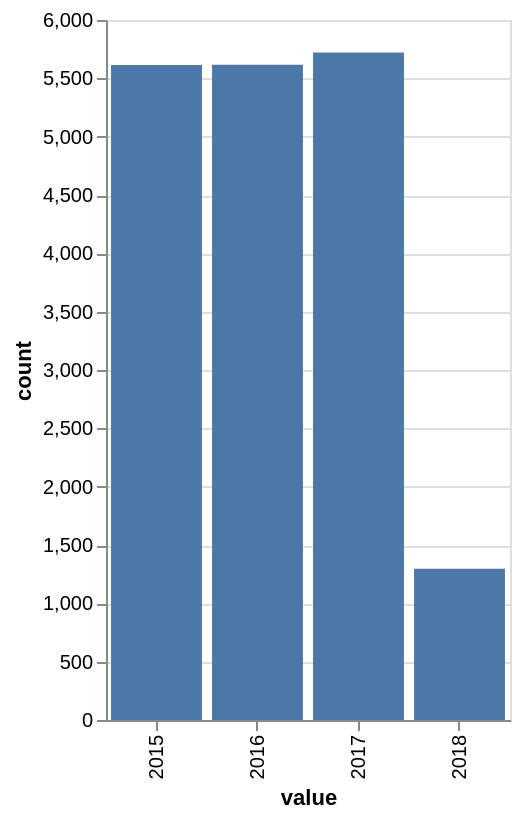

Here is the Vega-Lite specification saved for this chart:
### Vega-Lite specification from a JSON file in a GitHub repository (floating-point values rounded to 4 significant figures)
{"$schema": "https://vega.github.io/schema/vega-lite/v5.json", "autosize": "fit", "config": {"view": {"continuousHeight": 300, "continuousWidth": 400}}, "data": {"name": "data-25a2e6730552c2567e386b6bd72d616a"}, "datasets": {"data-25a2e6730552c2567e386b6bd72d616a": [{"count": 5615, "value": 2015}, {"count": 5616, "value": 2016}, {"count": 5722, "value": 2017}, {"count": 1296, "value": 2018}]}, "encoding": {"tooltip": [{"field": "value", "type": "quantitative"}, {"field": "count", "type": "quantitative"}], "x": {"field": "value", "type": "ordinal"}, "y": {"field": "count", "type": "quantitative"}}, "height": 400, "mark": "bar", "width": 250}
